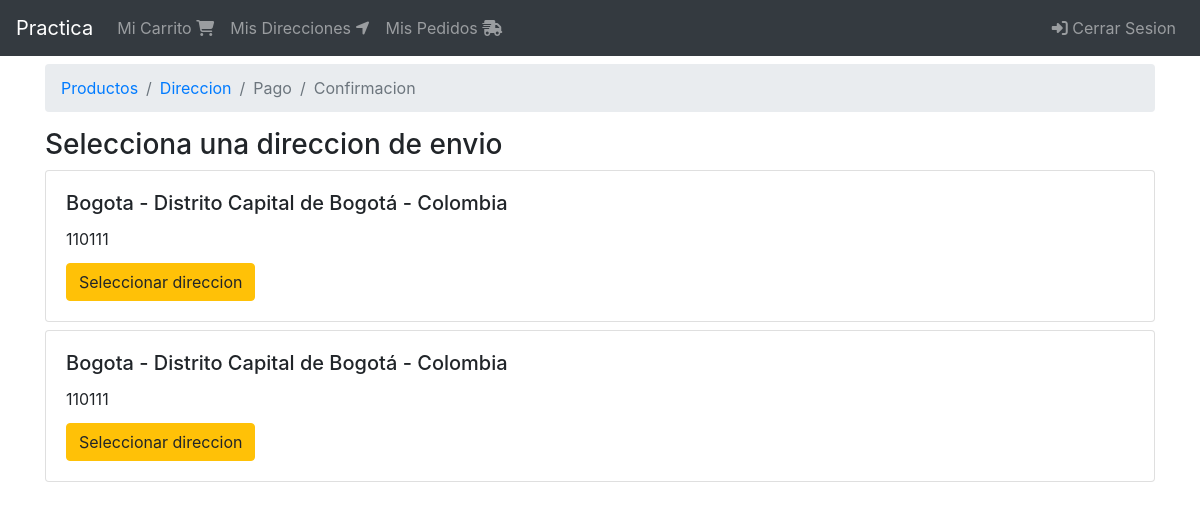
The page /orden/seleccionar/direccion (signed in) on the database as committed earlier.
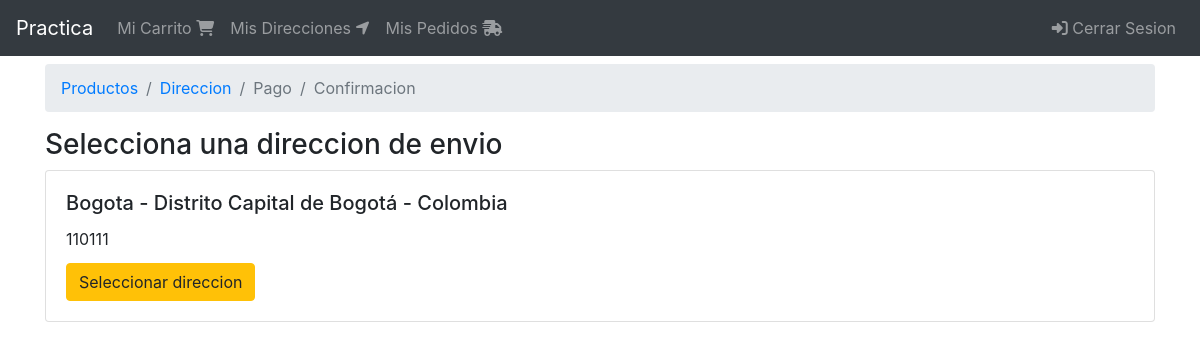
The same page on the database as committed later.
### shipping_addresses/models.py (models this page shows, shortened)
class ShippingAddress(models.Model):
    user = models.ForeignKey(User, on_delete=models.CASCADE)
    line1 = models.CharField(max_length=200)
    line2 = models.CharField(max_length=200, blank=True)
    city = models.CharField(max_length=100)
    state = models.CharField(max_length=100)
    country = models.CharField(max_length=50)
    reference = models.CharField(max_length=200)
    postal_code = models.CharField(max_length=10)
    default = models.BooleanField(default=False)
    created_at = models.DateTimeField(auto_now_add=True)
    @property
    def address(self):
        return f'{self.city} - {self.state} - {self.country}'

### orders/views.py (the view)
# urls.py: path('seleccionar/direccion', views.select_address, name='select_address'),
@login_required(login_url='login')
def select_address(request):
    shipping_addresses = request.user.shippingaddress_set.all()
    return render(request, 'orders/select_address.html', {
        'breadcrumb': breadcrumb(address=True),
        'shipping_addresses': shipping_addresses,
    })

### orders/utils.py (called while the page is built)
def breadcrumb(products=True, address=False, payment=False, confirmation=False):
    return [
        {'title': 'Productos', 'active': products,
            'url': reverse('orders:order')},
        {'title': 'Direccion', 'active': address,
            'url': reverse('orders:address')},
        {'title': 'Pago', 'active': payment, 'url': reverse('orders:order')},
        {'title': 'Confirmacion', 'active': confirmation,
            'url': reverse('orders:order')},
    ]

### orders/templates/orders/select_address.html
{% extends 'base.html' %}
{% block breadcrumb %}
    {% include 'orders/snippets/breadcrumb.html' %}
{% endblock %}
{% block content %}
    <div class="col">
        <div class="h3">
            Selecciona una direccion de envio
        </div>
        <div class="mt-2">
            {% for shipping_address in shipping_addresses %}
                <div class="card mb-2">
                    <div class="card-body">
                        <h5 class="card-title">{{ shipping_address.address }}</h5>
                        <p class="card-title">{{ shipping_address.postal_code }}</p>
                        <a href="{% url 'orders:check_address' shipping_address.pk %}" class="btn btn-warning">Seleccionar direccion</a>
                    </div>
                </div>
            {% endfor %}
        </div>
    </div>
{% endblock %}

Rows that differ between the two databases and show on the page:
removed ShippingAddress: address "Bogota - Distrito Capital de Bogotá - Colombia", postal_code "110111"
